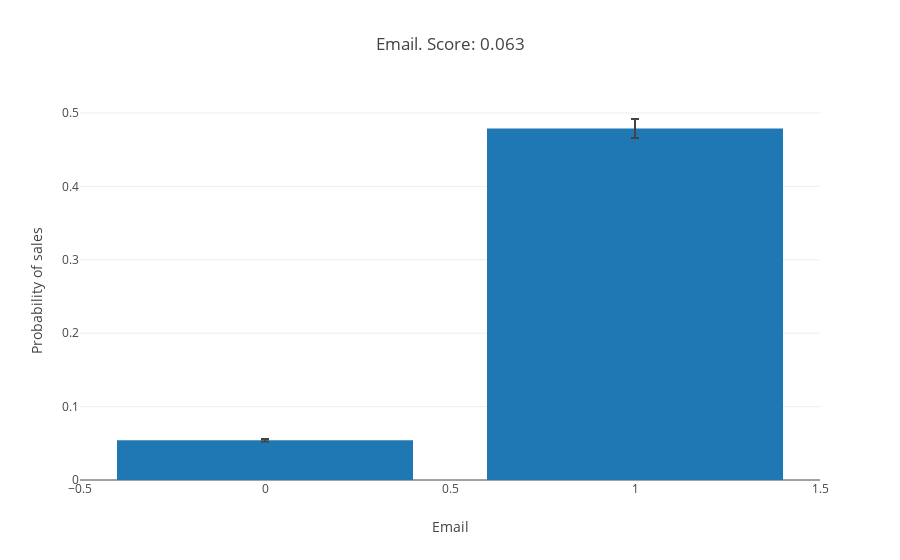

Notebook cell for this chart:
### Markdown cell above
### Email ###

It indicates whether the client's email is available: 1 (yes), 0 (otherwise)

### Code cell
scores['Email'], fig = analyze_feature('Email', db1, db1_train, db1_test)
iplot(fig)

### Figure 1 — Plotly figure (JSON) as saved in the notebook; plotly's stock layout.template omitted (floating-point values rounded to 4 significant figures)
{"data": [{"error_y": {"array": [0.001663, 0.01295], "type": "data", "visible": true}, "name": "Sales probability", "type": "bar", "x": [0, 1], "y": [0.05413, 0.4788]}], "layout": {"barmode": "group", "title": "Email. Score: 0.063", "xaxis": {"title": "Email"}, "yaxis": {"title": "Probability of sales"}}}
